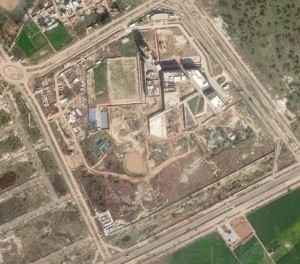
#> input picture lab3/sat_image_plaksha.jpg, 300 x 264 px
$ jupyter execute armaan_lab3.ipynb
#> lines starting #> are read from the running program, lines starting #| are printed output that depends on the picture
[cell 1]
import cv2 as cv
import matplotlib.pyplot as plt
import numpy as np

[cell 2]
img = cv.imread('sat_image_plaksha.jpg')
#> img is the input picture: shape (264, 300, 3); mean B, G, R 116.6, 136.2, 148
gsc = cv.cvtColor(img, cv.COLOR_BGR2GRAY)
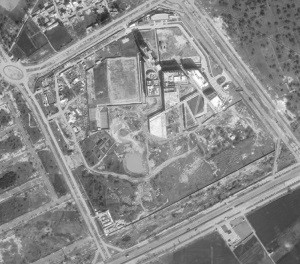
#> gsc: shape (264, 300); min 35, max 254, mean 137.5
gsc = gsc.astype(np.float64)

[cell 3]
plt.imshow(gsc, cmap='gray')

[cell 4]
for i in range(len(gsc.T)):
    gsc[:,i] = gsc[:,i] - gsc[:,i].mean()
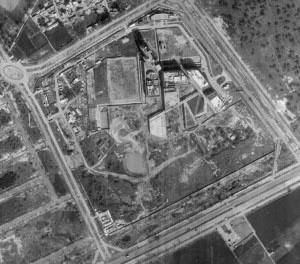
#> gsc: shape (264, 300) float64; min -103, max 127.4, mean 0; drawn with min black and max white

[cell 5]
plt.imshow(gsc, cmap='gray')

[cell 6]
cov = np.cov(gsc)
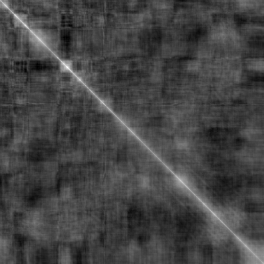
#> cov: shape (264, 264) float64; min -677.3, max 1847.4, mean 0; drawn with min black and max white

[cell 7]
ev = np.linalg.eig(cov)

[cell 8]
sorted = ev[0].argsort()[::-1]
#> sorted = 264 values, max 263 at index 232, min 0 at index 0, mean 131.5

[cell 9]
ev_values = ev[0][sorted]
#> ev_values = 264 values, max 33776 at index 0, min -1.7e-13 at index 263, mean 1071.2
ev_vectors = ev[1][:,sorted]
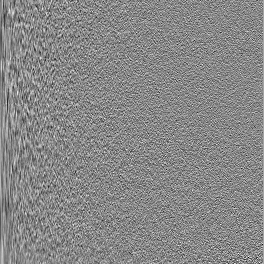
#> ev_vectors: shape (264, 264) float64; min -0.297, max 0.26, mean 0.000233; drawn with min black and max white

[cell 10]
Num_components = [10, 20, 30, 40, 50, 60, 91]

[cell 11]
output_imgs = []

for i in Num_components:
    top_i = ev_vectors[:, :i]
    proj = np.dot(top_i.T, gsc).T
    im2 = np.dot(top_i, proj.T).T #mean is zero already
    output_imgs.append(im2)
#> this loop made 7 passes
#> pass 1, `im2 = np.dot(top_i, proj.T).T`:
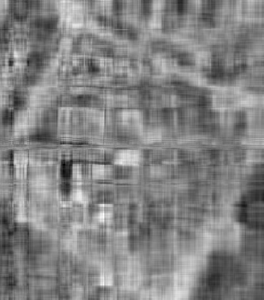
#> im2: shape (300, 264) float64; min -105.7, max 100.5, mean 0; drawn with min black and max white
#> pass 2, `top_i = ev_vectors[:, :i]`:
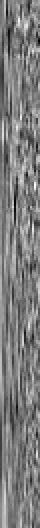
#> top_i: shape (264, 20) float64 (shown 2 times larger); min -0.224, max 0.229, mean 2.73e-19; drawn with min black and max white
#> pass 2, `proj = np.dot(top_i.T, gsc).T`:
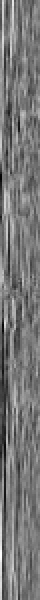
#> proj: shape (300, 20) float64 (shown 2 times larger); min -382.1, max 452.2, mean 9.9; drawn with min black and max white
#> pass 2, `im2 = np.dot(top_i, proj.T).T`:
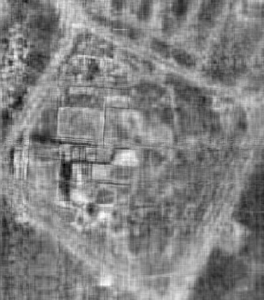
#> im2: shape (300, 264) float64; min -113.9, max 109.8, mean 0; drawn with min black and max white
#> after the loop:
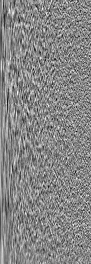
#> top_i: shape (264, 91) float64; min -0.256, max 0.229, mean 5.13e-19; drawn with min black and max white
#> after the loop, output_imgs = 7 items

plt.subplots(1, len(Num_components), figsize=(20,5))
for i in range(len(Num_components)):
    plt.subplot(1, len(Num_components), i+1)
    plt.imshow(output_imgs[i], cmap='gray')
    plt.title(f'Components: {Num_components[i]}')
    plt.axis('off')
plt.show()
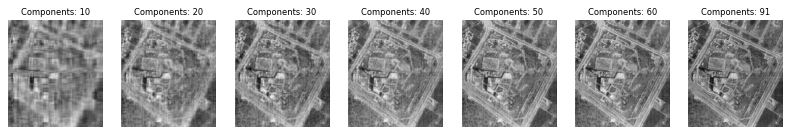
#> figure drawn by matplotlib, 7 panels
